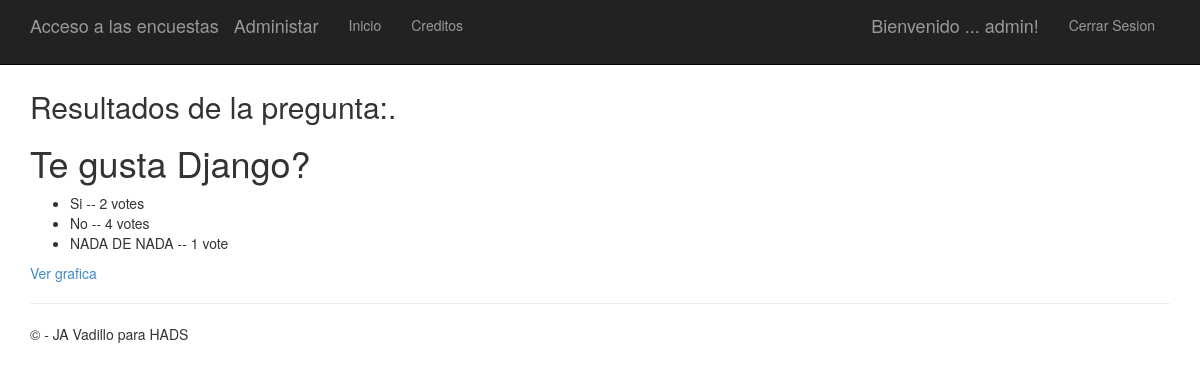
/1/1/results/ (signed in), run on the app's committed database.
### app/models.py (models this page shows)
class Question(models.Model):
    question_text = models.CharField(max_length=200)
    question_tema = models.CharField(max_length=200)
    pub_date = models.DateTimeField('date published')

class Choice(models.Model):
    question = models.ForeignKey(Question)
    choice_text = models.CharField(max_length=200)
    correct = models.BooleanField(default=False)
    votes = models.IntegerField(default=0)

### app/views.py (the view)
# urls.py: url(r'^(?P<question_id>\d+)/results/$', app.views.results, name='results'),
def results(request, question_id, choice_id):
    question = get_object_or_404(Question, pk=question_id)
    choice= get_object_or_404(Choice, pk=choice_id)
    return render(request, 'polls/results.html', {'title':'Resultados de la pregunta:','question': question , 'choice':choice})

### app/templates/polls/results.html (shortened to what this page needs)
﻿{% extends "app/layout.html" %}
{% block content %}
<h2>{{ title }}.</h2>
<h1>{{ question.question_text }}</h1>
{% if request.user.is_authenticated %}
    <ul>
    {% for c in question.choice_set.all %}
        <li>{{ c.choice_text }} -- {{ c.votes }} vote{{ c.votes|pluralize }}</li>
    {% endfor %}
    </ul>
<a href="{% url 'chart' question.id %}"> Ver grafica</a><br />
{% endif %}
{% endblock %}

### app/templates/app/loginpartial.html (shortened to what this page needs)
{% if user.is_authenticated %}
<form id="logoutForm" action="/logout" method="post" class="navbar-right">
    <ul class="nav navbar-nav navbar-right">
        <li><span class="navbar-brand">Bienvenido ... {{ user.username }}!</span></li>
        <li><a href="javascript:document.getElementById('logoutForm').submit()">Cerrar Sesion</a></li>
    </ul>
</form>
{% else %}
<ul class="nav navbar-nav navbar-right">
    <li><a href="{% url 'login' %}">Iniciar Sesion</a></li>
</ul>
{% endif %}

### app/static/app/content/site.css (style rules this page uses)
body { padding-top: 50px; padding-bottom: 20px; }

### data on the page
Question: question_text "Te gusta Django?"
Choice: choice_text "Si", votes "2"
Choice: choice_text "No", votes "4"
Choice: choice_text "NADA DE NADA", votes "1"

### other printed values
{{ user.username }} "admin"
{{ title }} "Resultados de la pregunta:"
